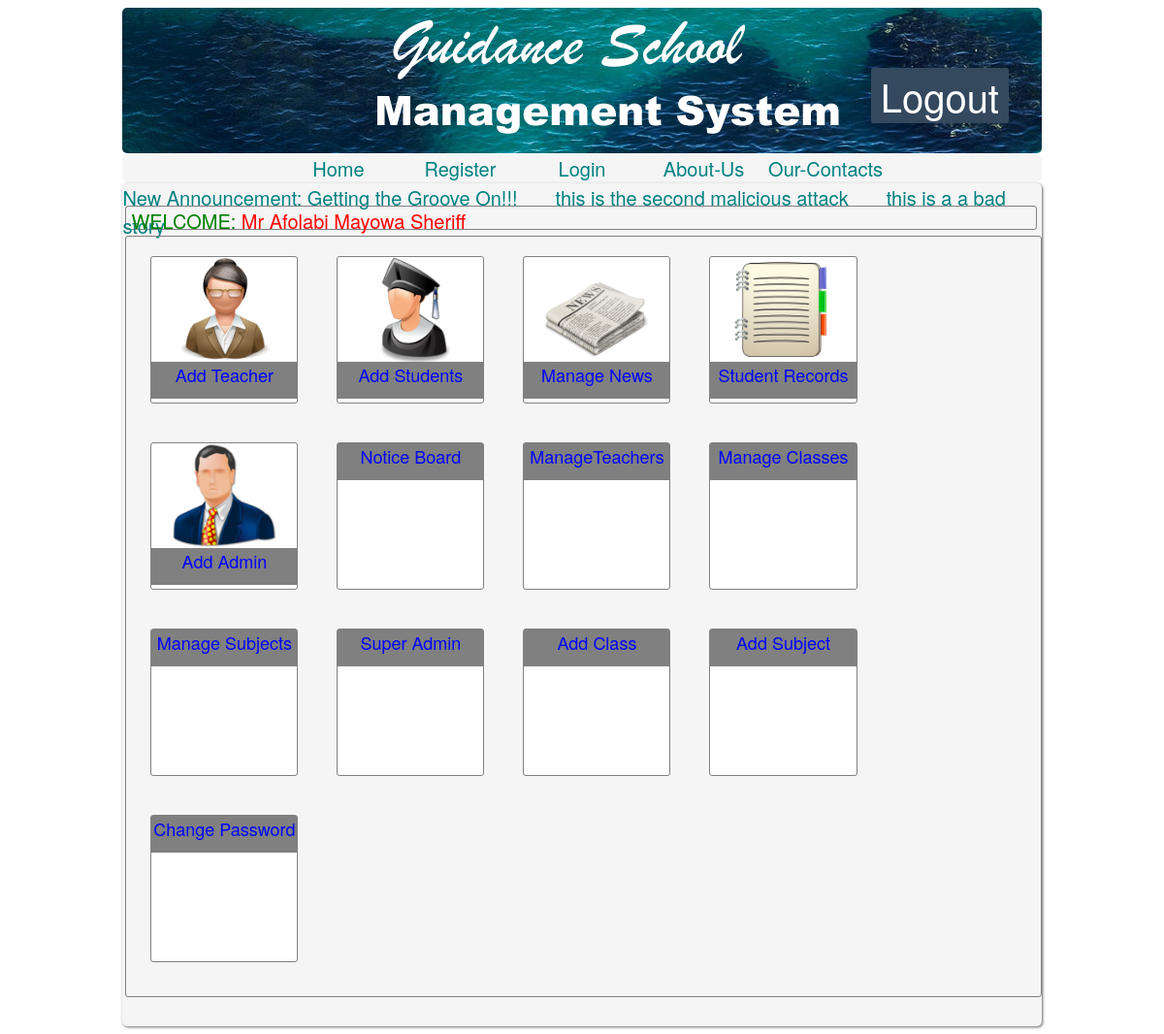
The page /adminhome.php (signed in) on the database its author committed.
### tables this page shows
CREATE TABLE IF NOT EXISTS `notice` (
  `id` int(3) unsigned NOT NULL AUTO_INCREMENT,
  `notice` varchar(500) NOT NULL,
  PRIMARY KEY (`id`),
  UNIQUE KEY `id` (`id`)
);

### notices.php (the view, shortened to what this page needs)
<?php
echo"<div id='notice'>";
echo"<marquee>";
$query4="SELECT notice FROM notice ORDER BY id DESC LIMIT 0,3";
$result=mysql_query($query4);
echo "New Announcement: ";
while($row=mysql_fetch_assoc($result)){
echo "{$row['notice']} &nbsp;&nbsp;&nbsp;&nbsp;&nbsp;&nbsp;";
};
echo"</marquee></div>";
?>

### css/style.css (style rules this page uses)
body { color:Teal; font-size:20px; background:url(../images/bg.jpg) repeat white; padding:0px; font-family: "Helvetica Neue", Helvetica, Arial, sans-serif; }
div { display:block; }
#notice { width:100%; height:20px }

### rows shown on the page
notice: notice "Getting the Groove On!!!"
notice: notice "this is the second malicious attack"
notice: notice "this is a a bad story"

### other values the page prints
$adminuser['surname'] "Afolabi"
$adminuser['firstname'] "Mayowa"
$adminuser['othername'] "Sheriff"
